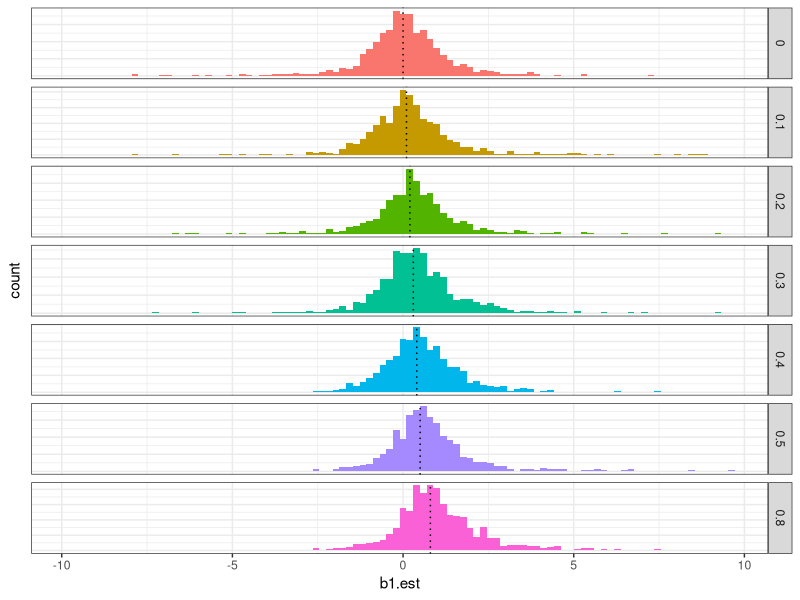

This chart was generated by the following R code: (Note: a time limit stopped this script after it produced the figure.)

# Install required packages if they're not already installed, then load
for (f in c('dplyr', 'ggplot2', 'grid', 'parallel')) {
    if (!f %in% rownames(installed.packages())) {
        install.packages(f, dependencies = TRUE)
    }
    library(f, character.only = TRUE)
}; rm(f)


b1range <- c(0, 0.1, 0.2, 0.3, 0.4, 0.5)
nrange <- c(50, 100, 200, 500, 1000)
# Data frame of all combinations of above vectors
n_b1 <- as.tbl(expand.grid(b1 = b1range, n = nrange))

nsims <- 1000

# CHANGE THIS IF YOUR COMPUTER HAS FEWER/MORE CPUs
ncpus <- 3


##################################################################################
# PS3: Investigating GLMs with simulations
##################################################################################
# Problem Set 3: GLMs

# Please stick with your partner from PS2.

# The code in PS3 first gives a repeat of the application of the LM to the binary 
# simulation data. Then there is an example of fitting a data set using a binary 
# (binomial) GLM. Your job is to adapt the code for LMs for use with GLMs so that you
# can fit simulated data with a binary GLM.

# 1. Investigate the distribution of the GLM estimator of b1. Is it biased? What is 
# the distribution? Normal? How does the distribution change with the true (simulated)
# value of b1? 

# Warning: for smaller n and larger b1, sometimes glm() gives crazy answers. You can 
# get rid of them with the code:

# output <- output[abs(output$b1.est) < 10,]

# which removes values that have values less than -10 or greater than 10. Normally it 
# is a bad thing to throw out estimates like this without checking that it doesn't 
# affect your results, but for now don't worry.

# 2. Check the type I errors. Does type I error control depend on n? How would this 
# affect your interpretation of p-values in your analyses?

# 3. Check the GLM estimator of b1 for consistency in the range

# nrange <- c(50, 100, 200, 500, 1000)

# Does the variance in the estimator depend on the true value of b1?

# 4. Compare the power of GLMs and LMs with the same data sets (i.e., in the loop over
# simulated data sets, test the hypothesis H0: b1 = 0 with both LM and GLM). Is the 
# GLM more or less powerful than the LM? Does the difference depend on the sample size 
# n?



# ==========================================================================
# ==========================================================================

# Simulate a binary dataset

# ==========================================================================
# ==========================================================================


# ------------
# Base functions
# ------------
inv_logit <- function(x){
    exp(x)/(1 + exp(x))
}

bin_sim <- function(b0 = 0, b1 = 0, n = 10, lm_too = FALSE) {
    X <- rnorm(n = n)
    Y <- rbinom(n = n, size = 1, prob = inv_logit(b0 + b1*X))
    z <- suppressWarnings(glm(Y ~ X, data = NULL, family = binomial))
    out_df <- data_frame(
        b0.est = z$coef[1],
        b1.est = z$coef[2],
        resid2.est = mean(z$resid^2),  # "residual sum of squares"
        sigma.est = mean(z$resid^2)*n/(n-2),  # "estimated variance of the random error"
        P = summary(z)$coef[2,4]
    )
    if (lm_too) {
        z_lm <- suppressWarnings(lm(Y ~ X, data = NULL))
        out_df$method <- 'glm'
        out_df_lm <- data_frame(
            b0.est = z_lm$coef[1],
            b1.est = z_lm$coef[2],
            resid2.est = mean(z_lm$resid^2),
            sigma.est = mean(z_lm$resid^2)*n/(n-2),
            P = summary(z_lm)$coef[2,4],
            method = 'lm'
        )
        return(bind_rows(out_df, out_df_lm))
    } else {
        return(out_df)
    }
}




# ------------
# Distribution of the estimator of b1
# ------------

# 1. Investigate the distribution of the GLM estimator of b1. Is it biased? What is 
# the distribution? Normal? How does the distribution change with the true (simulated)
# value of b1? 


set.seed(111)
b1_sims <- lapply(c(b1range, 0.8), 
       function(b){
           replicate(nsims, bin_sim(b1 = b), simplify = FALSE) %>%
               bind_rows %>%
               mutate(b1.true = b) %>%
               filter(abs(b1.est) < 10)
           }
       ) %>% 
    bind_rows

b1_sims %>% 
    ggplot(aes(x = b1.est, fill = factor(b1.true))) +
    geom_histogram(bins = 100) +
    geom_vline(aes(xintercept = b1.true), linetype = 3) +
    facet_grid(b1.true ~ ., scales = 'free_y') + 
    theme_bw() +
    theme(legend.position = 'none',
          axis.text.y = element_blank(), axis.ticks.y = element_blank())




# Seems mostly normal, but right skewed, especially at higher b1
# Doesn't seem biased




# ------------
# Type I errors
# ------------

# 2. Check the type I errors. Does type I error control depend on n? How would this 
# affect your interpretation of p-values in your analyses?

# Added n=10,20 for comparison with very low sample size
set.seed(222)
typeI <- lapply(c(10, 20, nrange), 
                function(n_i){
                    replicate(nsims, bin_sim(n = n_i), simplify = FALSE) %>%
                        bind_rows %>%
                        mutate(n = n_i)# %>%
                        # filter(abs(b1.est) < 10)
                }
    ) %>% 
    bind_rows



typeI %>% 
    group_by(n) %>% 
    summarize(typeI = mean(P < 0.05, na.rm = TRUE)) %>% 
    ggplot(aes(n, typeI)) + 
    geom_line() + 
    geom_hline(yintercept = 0.05, linetype = 3)


# Type I does appear to change much after n=50, but at n=20 it was 0.022 and 
# at n=10 it was 0.00!

# I'd obviously not feel comfortable saying that smaller sample sizes eliminate Type I
# error. It's probably more likely that at such small sample sizes, our power is 
# incredibly low, so we're not rejecting *anything*.

# 9-21 --> Sample sizes *should not* influence Type I error. Something is wrong with 
# our statistic in this case.



# ------------
# Consistency of b1
# ------------

# Check the GLM estimator of b1 for consistency in the range `nrange`
# Does the variance in the estimator depend on the true value of b1?

set.seed(333)
consist <- lapply(seq(nrow(n_b1)),
                  function(i){
                      n_i <- n_b1$n[i]
                      b1_i <- n_b1$b1[i]
                      replicate(nsims, bin_sim(n = n_i, b1 = b1_i),
                                simplify = FALSE) %>%
                          bind_rows %>%
                          mutate(n = n_i, b1.true = b1_i) %>%
                          filter(abs(b1.est) < 10)
                  }
    ) %>%
    bind_rows


# RNGkind("L'Ecuyer-CMRG")
# set.seed(333)
# consist <- mclapply(seq(nrow(n_b1)),
#                      function(i){
#                          n_i <- n_b1$n[i]
#                          b1_i <- n_b1$b1[i]
#                          replicate(nsims, bin_sim(n = n_i, b1 = b1_i),
#                                    simplify = FALSE) %>%
#                              bind_rows %>%
#                              mutate(n = n_i, b1.true = b1_i) %>%
#                              filter(abs(b1.est) < 10)
#                      },
#                      mc.cores = ncpus) %>%
#     bind_rows
# 
# # My parallelization results:
# 
# # Using standard lapply...
# # user  system elapsed 
# # 101.563   1.154 103.290
# 
# # Using mclapply with 3 cores...
# # user  system elapsed 
# # 88.993   1.093  48.116



consist %>% 
    group_by(n, b1.true) %>% 
    summarize(b1.sd = sd(b1.est)) %>% 
    ggplot(aes(n, b1.sd, color = factor(b1.true))) + geom_line()











# ------------
# Power
# ------------


# 4. Compare the power of GLMs and LMs with the same data sets (i.e., in the loop over
# simulated data sets, test the hypothesis H0: b1 = 0 with both LM and GLM). Is the
# GLM more or less powerful than the LM? Does the difference depend on the sample size
# n?


set.seed(444)
powers <- lapply(seq(nrow(n_b1)),
                  function(i){
                      n_i <- n_b1$n[i]
                      b1_i <- n_b1$b1[i]
                      replicate(nsims, bin_sim(n = n_i, b1 = b1_i, lm_too = TRUE),
                                simplify = FALSE) %>%
                          bind_rows %>%
                          mutate(n = n_i, b1.true = b1_i) %>%
                          filter(abs(b1.est) < 10)
                  }
    ) %>%
    bind_rows

powers$rejected <- powers$P < 0.05

powers_sum <- powers %>%
    group_by(method, n, b1.true) %>%
    summarize(rejected = mean(rejected)) %>% 
    ungroup
powers_sum


powers_sum %>% 
    ggplot(aes(n, rejected, color = factor(method))) + 
    geom_line() +
    theme_bw() + 
    facet_grid(. ~ b1.true)


powers_sum %>% 
    ggplot(aes(b1.true, rejected, color = factor(method))) + 
    geom_line() +
    theme_bw() + 
    facet_grid(. ~ n)












# ========================================================================================
# ========================================================================================
# ========================================================================================
# ========================================================================================
# ========================================================================================
# ========================================================================================
# ========================================================================================
# ========================================================================================
# ========================================================================================
# ========================================================================================



# # Moving this file to Box folder...
# system(
#     paste("cd", getwd(),
#           "&& cp Nell_PS3.R",
#           "~/'Box Sync/ZooEnt_540_2016/Homework Folders/L_Nell/'")
# )
